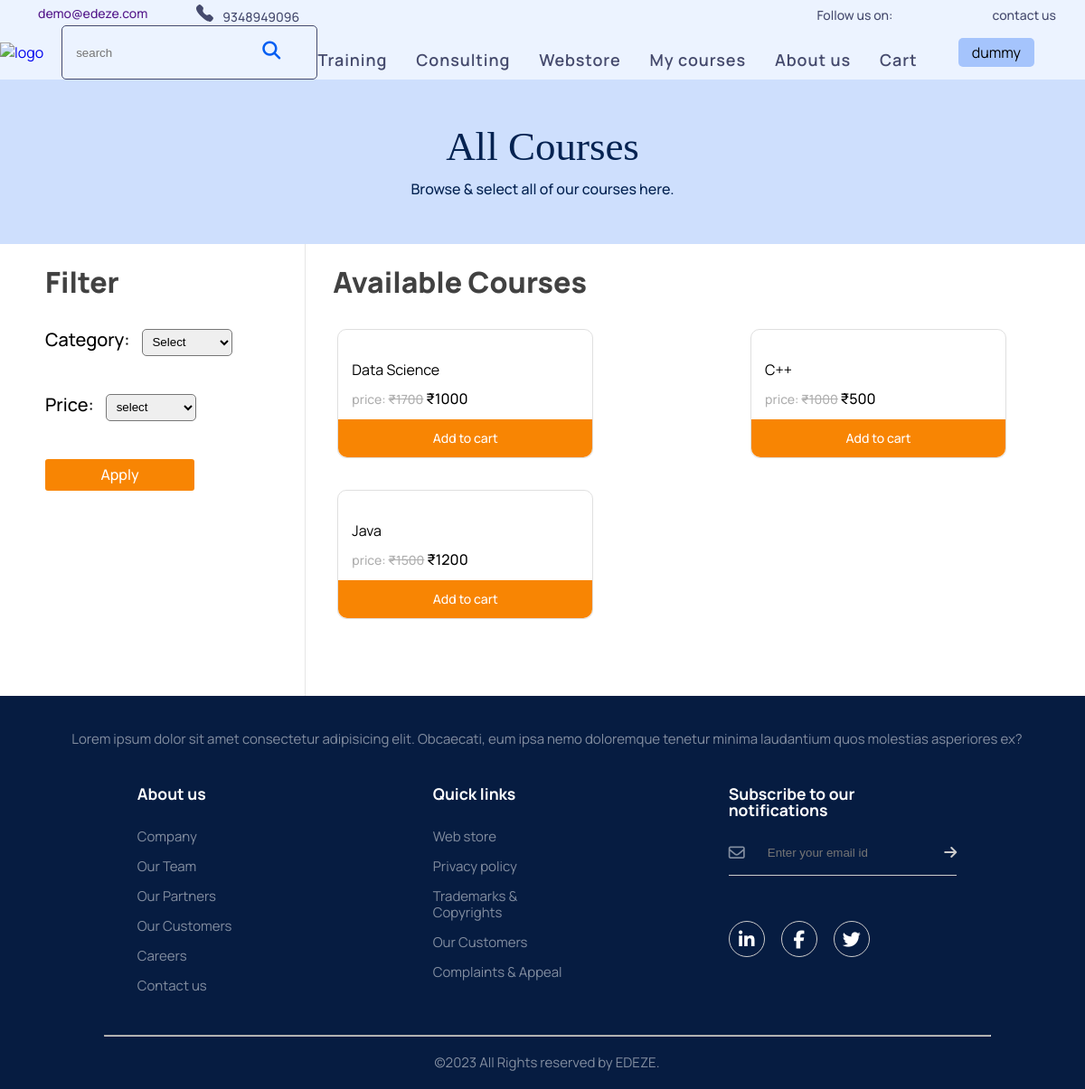
The page /1/webstore on the database its author committed.
### tables this page shows
CREATE TABLE user (User_id integer primary key,First_name varchar,Last_name varchar,Email varchar,Password BINARY(64), "status" INTEGER);

CREATE TABLE webstore (Item_id integer primary key,Course_name varchar ,Join_id INTEGER,Category varchar,Price INTEGER,selling_price INTEGER,Desc VARCHAR,Author VARCHAR,Rating INTEGER);

### main.py (the view)
@app.get('/webstore')
def webstore(request: Request):
    import database
    data1 = database.webstore()
    import json
    return templates.TemplateResponse("webstore.html",{"request": request ,"datas":json.loads(data1)})

### templates/webstore.html (shortened to what this page needs)
<!DOCTYPE html>
<html lang="en">
<head>
    <link rel="stylesheet" href="/static/css/webstore.css">
    <link rel="stylesheet" type="text/css" href="/static/css/header-footer.css">
</head>
<body>
    <header>
        <div class="container">
            <div class="contact">
               <span> <a href=""><img src="/static/images/mail_icon.svg" alt="">demo@edeze.com </a></span>
                <span><img src="/static/images/call_icon.svg" alt="">9348949096</span>
            </div>
            <div class="social">
                <span>Follow us on:</span>
                <a href=""><img src="/static/images/Insta_icon.svg" alt=""></a>
                <span >contact us</span>
            </div>
        </div>
        <div class=" nav">
            <div class="left-part">
                <a href="/"><img src="/static/images/logo.svg" alt="logo" class="logo"></a>
                <div class="search-box">
                    <input type="text" id="search" placeholder="search">
                    <button type="submit" onclick="search()"><i class="fa-solid fa-magnifying-glass icon-search"></i></button>
                </div>
            </div>
             <div class="group">
                <ul class="navigation">
                    <li><a href="/{{id}}/Course" id="training">Training</a></li>
                    <li><a href="/{{id}}/consulting">Consulting</a></li>
                    <li><a href="/{{id}}/webstore">Webstore</a></li>
                    <li><a href="/{{id}}/MyCourse">My courses</a></li>
                    <li><a href="/aboutus">About us</a></li>
                    <li><a href="/{{id}}/cart">Cart</a></li>
                </ul>
             </div>
            <div class="user-profile">
                <p class="profile-name">{{name}}</p>
            </div>
        </div>
    </header>
    <section >
        <div class="page-header">
            <h1>All Courses</h1>
            <p>Browse & select all of our courses here. </p>
        </div>
    </section>
    <section class="main-section">
        <div class="filter-section">
            <h2>Filter</h2>
            <form method="POST" action="/{{id}}/filterWebstore">
                <label for="course">Category:</label>
                <select name="course" id="course">
                    <option value="">Select</option>
                </select>
                <br><br>
                <label for="">Price:</label>
                <select name="price" id="price">
                    <option value="select" selected>select</option>
                </select>
                <br><br>
                <input type="submit" value="Apply" class="filter_serachBtn">
            </form>
        </div>
        <div class="course-section">
            <h2>Available Courses</h2>
            <div class="container">
                {% for data in datas %}
                    <div class="course">
                        <a href="/webstoredetails/{{id}}/{{data["Item_id"]}} " ><p>{{data["Course_name"]}}</p><a>
                        <div class="price">
                            <span style="color: #AFAFAF;">price:</span>
                            <span style="text-decoration: line-through; font-size: 14px;color: #AFAFAF;">₹{{data["Price"]}}</span>
                            <span style="font-weight: 500;font-size: 16px;line-height: 25px;color: #000000;">₹{{data["selling_price"]}}</span>
                        </div>
                        <button class="addToCart-btn" id="addToCart" onclick="window.location.href='/cartwebstore/{{id}}/{{data["Item_id"]}}'">Add to cart</button>
                    </div>
                {% endfor %}
            </div>
        </div>
    </section>
    <footer>
        <div class="row">
            <div class="col">
                <p>Lorem ipsum dolor sit amet consectetur adipisicing elit. Obcaecati, eum ipsa nemo doloremque tenetur minima laudantium quos molestias asperiores ex?</p>
            </div>
            <div class="col">
                <h3>About us</h3>
                <ul>
                    <li><a href="">Company</a></li>
                    <li><a href="">Our Team</a></li>
                    <li><a href="">Our Partners</a></li>
                    <li><a href="">Our Customers</a></li>
                    <li><a href="">Careers</a></li>
                    <li><a href="">Contact us</a></li>
                </ul>
            </div>
            <div class="col">
                <h3>Quick links</h3>
                <ul>
                    <li><a href="">Web store</a></li>
                    <li><a href="">Privacy policy</a></li>
                    <li><a href="">Trademarks & Copyrights</a></li>
                    <li><a href="">Our Customers</a></li>
                    <li><a href="">Complaints & Appeal</a></li>
                </ul>
            </div>
            <div class="col">
                <h3>Subscribe to our notifications</h3>
                <form>
                    <i class="fa-regular fa-envelope"></i>
                    <input type="email" placeholder="Enter your email id" required>
                    <button type="submit"><i class="fa-solid fa-arrow-right"></i></button>
                </form>
                <div class="social-icons">
                    <i class="fa-brands fa-linkedin-in"></i>
                    <i class="fa-brands fa-facebook-f"></i>
                    <i class="fa-brands fa-twitter"></i>
                </div>
            </div>
        </div>
        <hr>
        <p class="copyright">©2023 All Rights reserved by EDEZE.</p>
    </footer>
</body>
</html>

### static/css/webstore.css (style rules this page uses)
* { margin: 0; padding: 0; box-sizing: border-box; text-decoration: none; }
html { scroll-behavior: smooth; }
body { height: 100%; width: 100%; font-family: 'DM Serif Text', serif; font-family: 'Manrope', sans-serif; }
.page-header { display: flex; flex-direction: column; align-items: center; background-color: #CEDFFD; padding-top: 50px; }
.page-header h1 { font-family: 'DM Serif Text'; font-style: normal; font-weight: 400; font-size: 45px; line-height: 110%; color: #042251; }
.page-header p { font-weight: 500; font-size: 16px; line-height: 22px; color: #042251; padding-top: 10px; padding-bottom: 50px; }
.main-section { display: flex; }
.filter-section { flex: 0.25; border-right: 1px solid rgb(230, 230, 230); }
.main-section h2 { font-weight: 800; font-size: 32px; color: #414141; padding-top: 20px; padding-left: 30px;; }
.course-section { flex: 0.75; }
.course { border: 1px solid rgb(223, 223, 223) ; border-radius: 10px;margin: 0px 35px 35px 35px; }
.course p { text-align: start; padding: 15px 15px 10px 15px; font: normal 400 16px/20px "Manrope", sans-serif; color: #000000; }
.course .price { padding: 0px 15px 10px 15px; }
.course .addToCart-btn { font: normal 500 14px/19px "Manrope", sans-serif; width: 281px; height: 42px; border: none; background:#F88503; border-radius: 0px 0px 10px 10px; color: #ffffff; }
.course-section .container { padding: 30px 50px 50px 50px; display: grid; grid-template-columns: repeat(auto-fit, minmax(33.33%, 1fr)); }

### templates/webstore.html (style rules this page uses)
.filter-section { padding-left:50px; }
.filter-section h2 { margin-bottom:30px; padding-left:0px; }
.filter-section label { font: normal 500 20px/19px "Manrope", sans-serif; padding-right:10px; }
.filter-section select { width:100px; height:30px; border-radius:5px; margin-bottom:20px; cursor:pointer; border:1px solid #777; padding:.25em .5em; }
.filter-section .filter_serachBtn { cursor:pointer; width: 165px; height: 35px; background:#F88503; border-radius: 3px; border: none; color: #FFFFFF; font: normal 500 16px/22px "Manrope", sans-serif; }
.course-section .container { padding: 30px 0px 50px 0px; display:flex; flex-wrap:wrap; }

### rows shown on the page
user: First_name "dummy"
webstore: Course_name "Data Science", Price "1700", selling_price "1000"
webstore: Course_name "C++", Price "1000", selling_price "500"
webstore: Course_name "Java", Price "1500", selling_price "1200"
